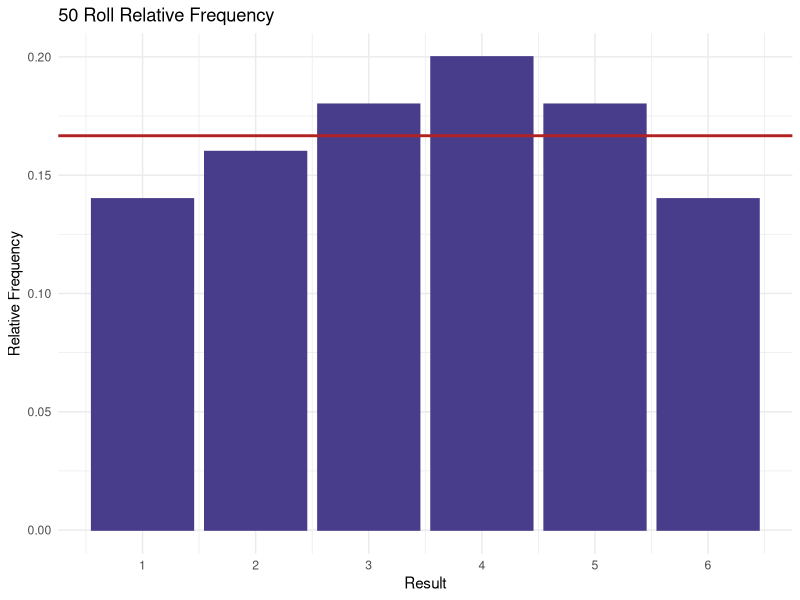
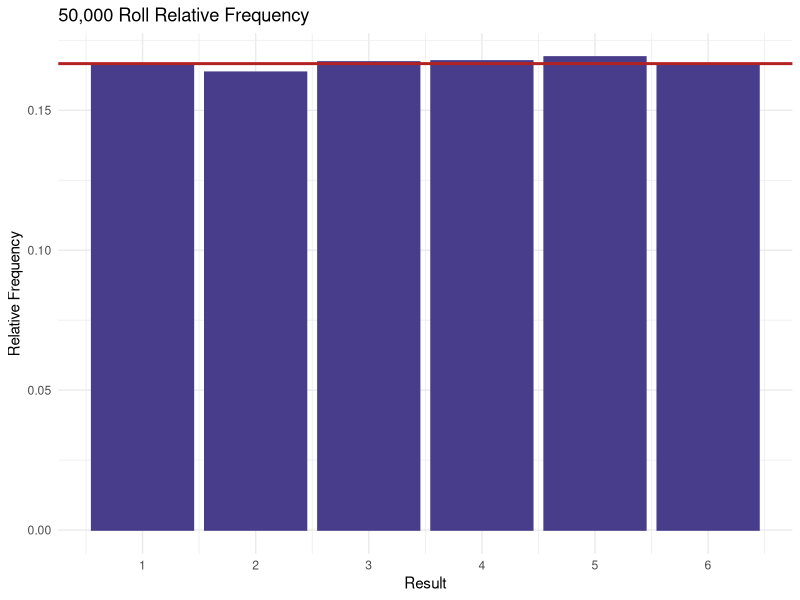
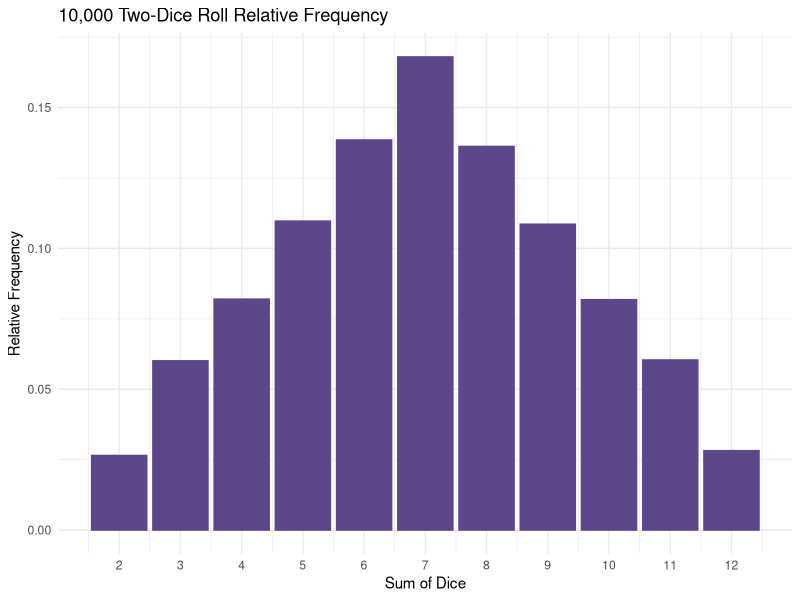
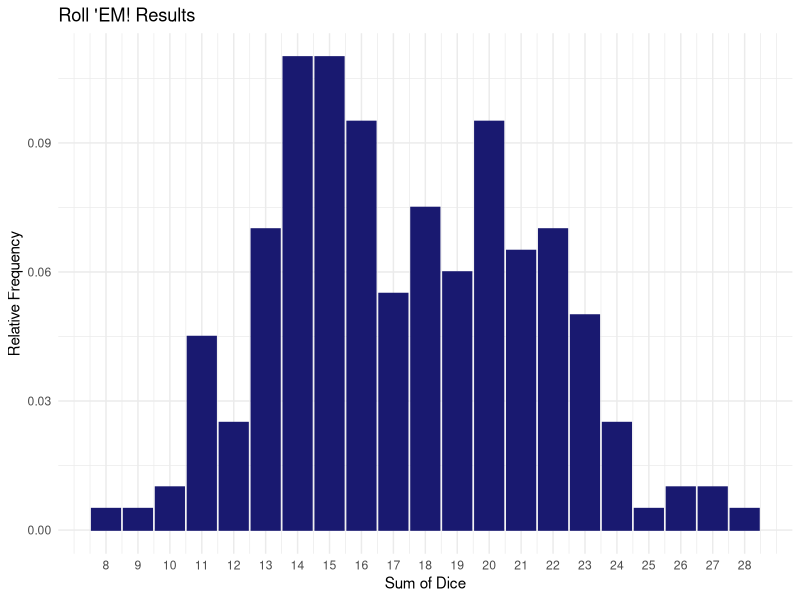

R code for these plots, in order: (Note: this script raises an error after producing the figures.)
## ---- chunk 1
library('tidyverse')
## ---- chunk 2
sample(1:6,1)
## ---- chunk 3
# use the sample function to simulate 100 independent rolls of a die
single_die_1 <- sample(1:6, 50, replace=T)

# order the values into a dataframe named sd_1_freq
sd_1_freq <- data_frame(num = 1:6, roll = table(single_die_1)/50)

# plot the frequency data
ggplot(sd_1_freq) + 
  geom_bar(aes(num,roll),
           stat = "identity",
           color = "darkslateblue",
           fill = "darkslateblue") + 
  geom_hline(yintercept = (1/6),
             col = "firebrick",
             size = 1
             ) + 
  scale_x_continuous(name = "Result",
                     breaks = sd_1_freq$num, 
                     labels = sd_1_freq$num) + 
  ylab("Relative Frequency") + 
  ggtitle("50 Roll Relative Frequency") + 
  theme_minimal()

## ---- chunk 4
# use the sample function to simulate 50,000 independent rolls of a die
single_die_2 <- sample(1:6, 50000, replace=T)

# order the values into a dataframe named sd_1_freq
sd_2_freq <- data_frame(num = 1:6, roll = table(single_die_2)/50000)

# plot the frequency data
ggplot(sd_2_freq) + 
  geom_bar(aes(num,roll), 
           stat="identity",
           color = "darkslateblue",
           fill = "darkslateblue"
           ) + 
  geom_hline(
    yintercept = (1/6),
    col = "firebrick",
    size = 1
    ) + 
  scale_x_continuous(name = "Result",
                     breaks = sd_2_freq$num, 
                     labels = sd_2_freq$num
                     ) + 
  ylab("Relative Frequency") + 
  ggtitle("50,000 Roll Relative Frequency") + 
  theme_minimal()
## ---- chunk 5
sum(sample(1:6,1), sample(1:6,1))
## ---- chunk 6
# create empty dataframe of 10,000 values
roll_vector <- vector("double", 10000)

# for each element in roll_vector
for (i in seq_along(roll_vector)) {
# the element equals the sum of two dice
  roll_vector[i] = sum(sample(1:6,1), sample(1:6,1))
}

# turn the resulting vector into a dataframe to plot
roll_df <- as_data_frame(table(roll_vector)/10000)
# name the variables roll, and freq
colnames(roll_df) <- c("roll", "freq")
# turn the table-created roll variable into a numeric
roll_df$roll <- as.numeric(roll_df$roll)

# plot the relative frequencies 
ggplot(roll_df) + 
  geom_bar(aes(roll, freq),
           stat = "identity",
           color = "mediumpurple4",
           fill = "mediumpurple4"
           ) + 
  scale_x_continuous(name = "Sum of Dice",
                     breaks = roll_df$roll, 
                     labels = roll_df$roll
                     ) + 
  ylab("Relative Frequency") + 
  ggtitle("10,000 Two-Dice Roll Relative Frequency") + 
  theme_minimal()
## ---- chunk 7
# Create the function "roll_em" to sum any number of dice for any number of rolls and produce a relative frequency plot as the output. 

# naming the function
roll_em <- function(n_dice, n_roll) {

# check for input errors, both inputs must be non-zero integers  
  if (n_dice == 0 | is.na(n_dice) | n_dice %% 1 != 0) {
      stop("Enter a non-zero integer for the number of dice to roll")
  } 
    else if (n_roll == 0 | is.na(n_roll) | n_roll %% 1 != 0) {
      stop("Enter a non-zero integer for the number of rolls to perform")
  } 
    else {

# if no errors are detected, move on to the body of the function
   
# declare a counter, i, and set it to zero
  i <- 0  
  
# create roll vector of user-specified length
  roll_vector <- vector("double", n_roll)


# while the counter doesn't equal the user-specified length of roll_vector, loop through the following commands
  while (i <= length(roll_vector)) {
    
# create a new dice_vector of user-specified length
    dice_vector <- vector("double", n_dice)

# for each element j in dice vector, roll a single die and record the value
    for (j in seq_along(dice_vector)) {
      dice_vector[j] = sample(1:6,1)
    }
    
# sum the values in the dice vector and put that value into the current roll_vector element
    roll_vector[i] <- sum(dice_vector)

# add one iteration to the roll_vector counter
    i <- i + 1

# repeat the sequence
  }
  

# once all elements of the roll_vector are filled, create a roll dataframe
  roll_df <- as_data_frame(table(roll_vector)/n_roll)
  
# name the columns, or variables, roll and freq (frequency)
  colnames(roll_df) <- c("roll", "freq")

# ensure the roll numbers are numerics, instead of characters (default in table)
  roll_df$roll <- as.numeric(roll_df$roll)
  
# plot the output
  ggplot(roll_df) + 
    geom_bar(aes(roll, freq),
           stat="identity", 
           color = "midnightblue",
           fill = "midnightblue"
           ) + 
  scale_x_continuous(name = "Sum of Dice",
                     breaks = roll_df$roll, 
                     labels = roll_df$roll
                     ) + 
  ylab("Relative Frequency") + 
  ggtitle("Roll 'EM! Results") + 
  theme_minimal()
  
# conclude else statement function
    }
  
# conclude roll_em function
}
## ---- chunk 8
roll_em(5,200)
## ---- chunk 9
roll_em(0,1)
## ---- chunk 10
roll_em(2,500.1)
## ---- chunk 11
roll_em(502,7)
## ---- chunk 12
roll_em(5, 91572)
